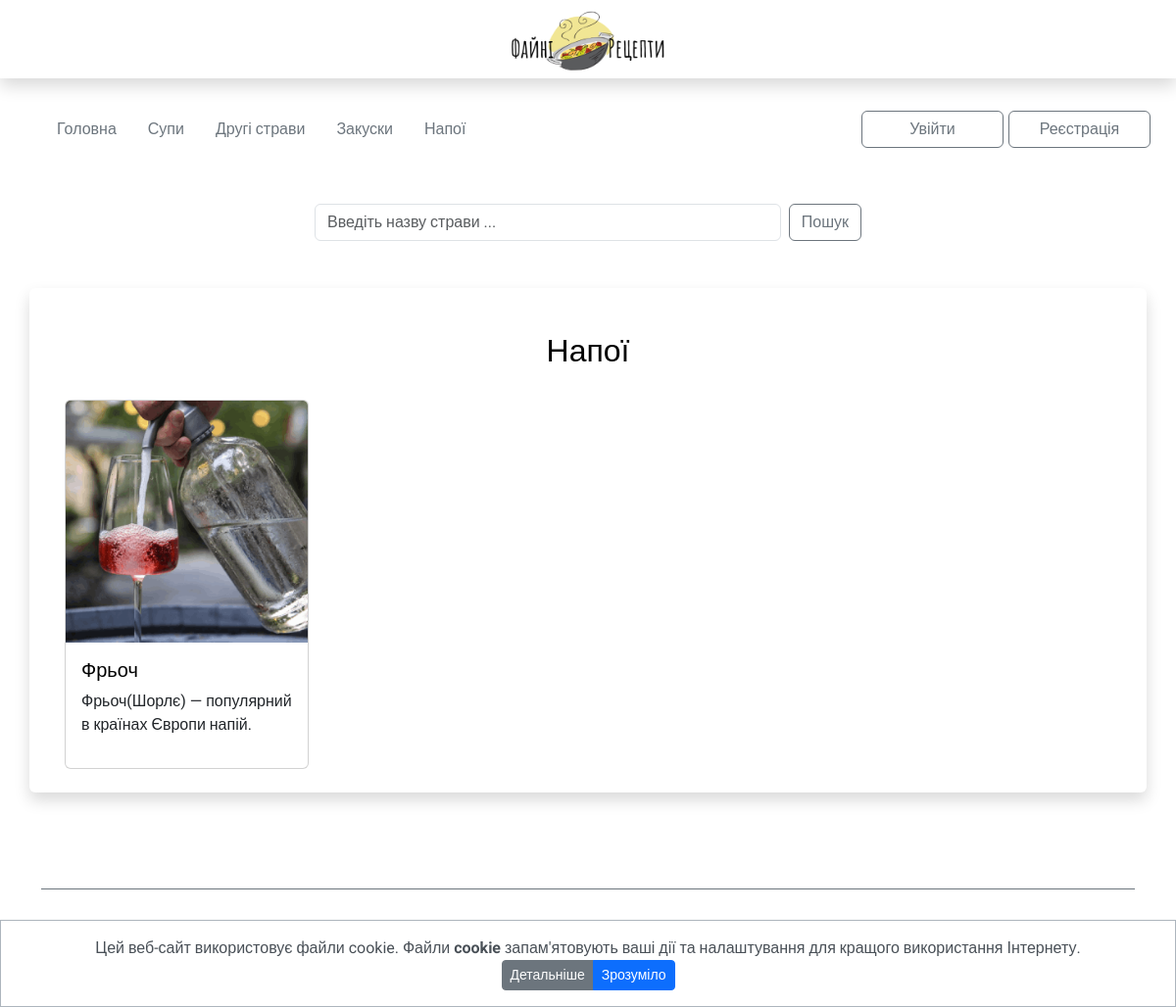
Before: /drink with the older database file.
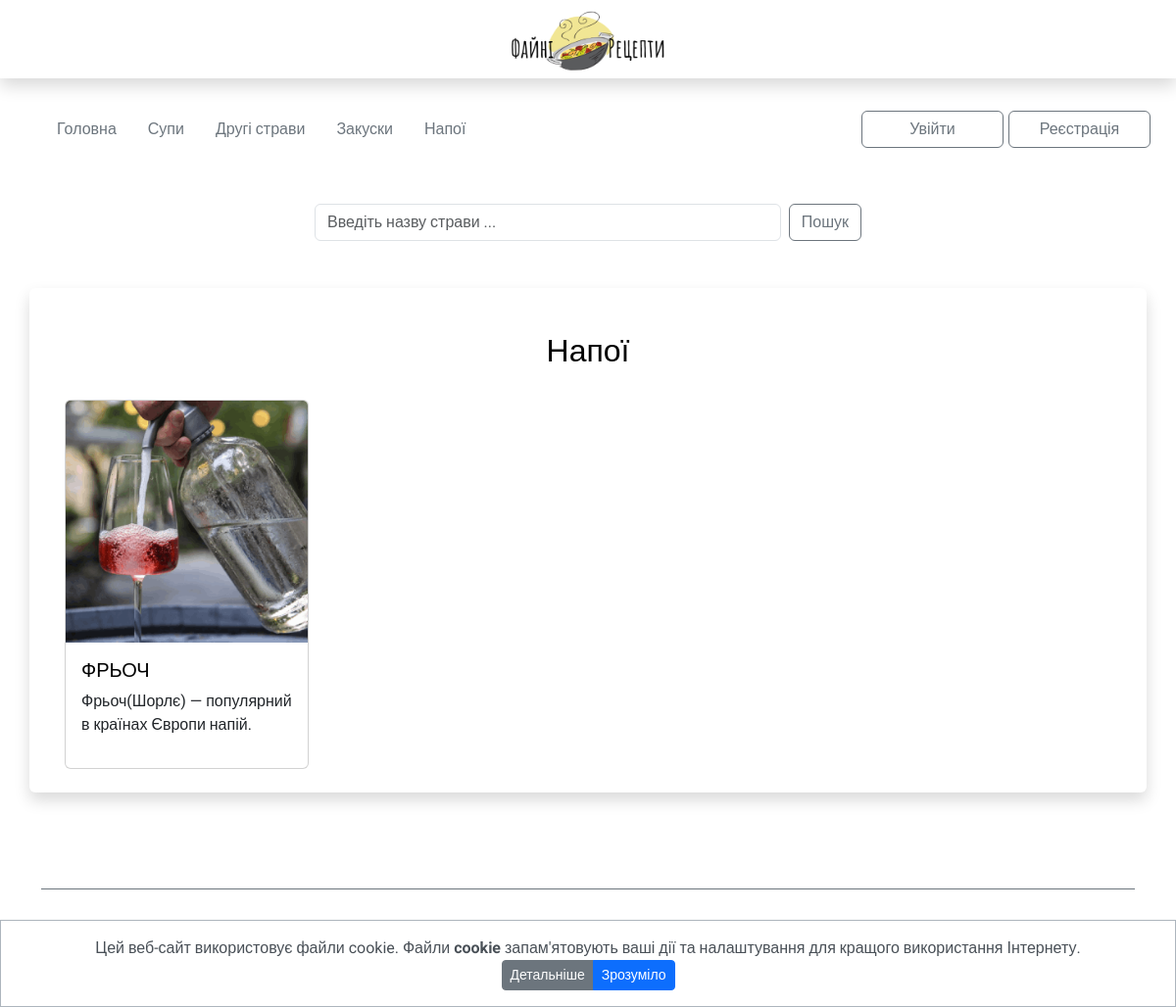
After: the same page with the newer database file.
### my_apps/recipes_app/models.py (models this page shows, shortened)
class Recipes(models.Model):
    name = models.CharField('Назва страв', max_length=30, blank=True)
    food_type = models.CharField('Тип їжі', max_length=20, blank=True, default='')
    short_desc = models.TextField('Короткий опис', max_length=80, blank=True)
    img = models.ImageField(upload_to="media/", verbose_name='img', blank=True, null=True)
    text = RichTextUploadingField('Recipe', blank=True)

### my_apps/recipes_app/views.py (the view)
# urls.py: path('drink', drink_page, name='drink_page'),
def drink_page(request):
    drink = Recipes.objects.filter(food_type='drink')
    return render(request, 'drink_page.html', context={'drink': drink})

### my_apps/recipes_app/templates/drink_page.html
{% extends 'base.html' %}
{% load static %}
{% block content %}
<div class="container shadow p-4 mb-5 mt-5 bg-body rounded">
    <div class="container">
        <h1>Напої </h1>
        <div class="row gy-3">
            {%  for i in drink %}
            <div class="col-lg-3 col-md-4 col-sm-6 col-6">
                <div class="card h-100 mb-3">
                    <a href="{{i.id}}"><img src="{{i.img.url}}" class="card-img-top" alt="..."></a>
                    <div class="card-body">
                    <a href="{{i.id}}">
                        <h5 class="card-title">{{i.name}}</h5>
                    </a>
                    <p class="card-text">{{i.short_desc}}</p>
                    </div>
                </div>
            </div>
            {% endfor %}
        </div>
    </div>
</div>
{% endblock content %}

Changed rows visible on the page:
changed Recipes "Фрьоч(Шорлє) — популярний в країнах Європи напій.": name "Фрьоч" → "ФРЬОЧ"
